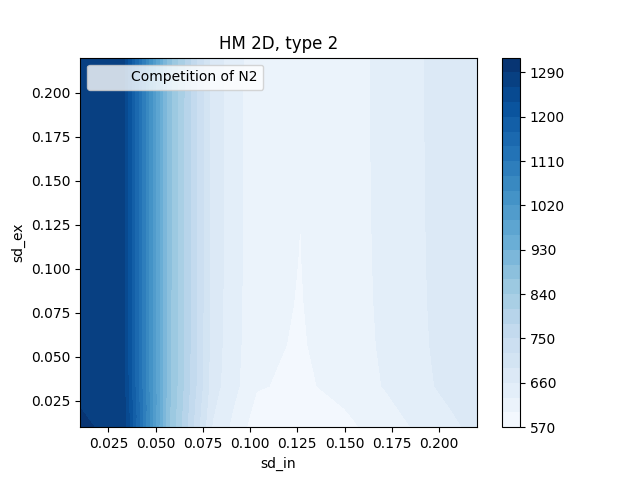

Recreate this plot in Python.
import pandas as pd
import matplotlib.pyplot as plt

data = pd.read_csv("HM_2D.csv")

plt.title('HM 2D, type 2')
contour = plt.tricontourf(data['sd_in'], data['sd_ex'], data['N 2'], cmap='Blues', levels=25)
plt.colorbar(contour)
plt.xlabel('sd_in')
plt.ylabel('sd_ex')
plt.plot([], [], ' ', label='Competition of N2')
plt.legend(loc=2)
plt.savefig("HM_2D_type_2.png")
plt.show()
